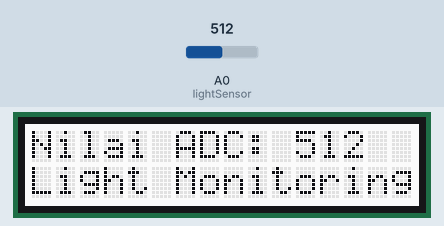
This sketch was run on a simulated Arduino Uno, built with avr-gcc and run on an emulated ATmega328P. Shown: 16×2 character LCD. The test bench sets the inputs (shaded band); at power-on: A0 (lightSensor) = 512. What the sketch prints to the serial monitor is not drawn.

Above: at 1.2 s.
1.3 s: A0 (lightSensor) set to 716
At 3.1 s:
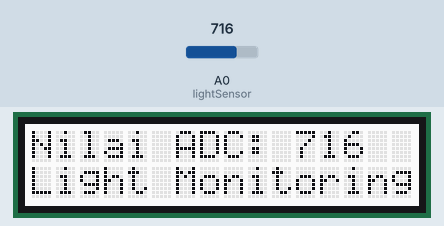
3.9 s: A0 (lightSensor) set to 900
At 6.0 s:
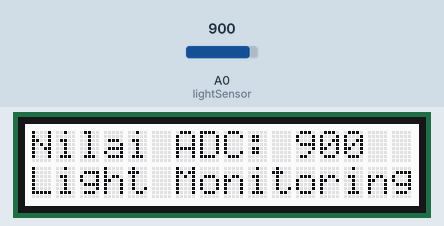
6.7 s: A0 (lightSensor) set to 1023
At 9.0 s:
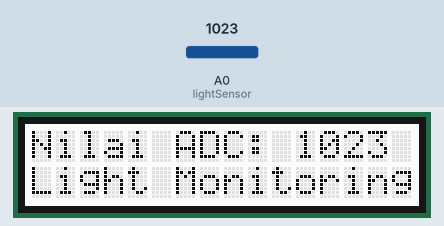
Timing chart, 0 to 10.5 s (numbered marks = the images above; inputs shaded):
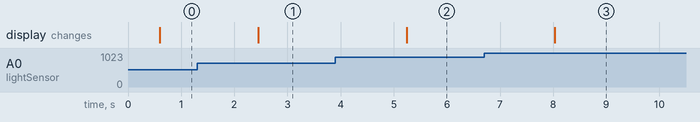

Measured:
- after the input at 1.3 s, the display: changes after 1.2 s (image 1)
- after the input at 3.9 s, the display: changes after 1.3 s (image 2)
- after the input at 6.7 s, the display: changes after 1.3 s (image 3)

The sketch:

Light_Intensity_Monitor.ino
```cpp
/*===============LIGHT INTENSITY MONITORING==================
  Dibuat Oleh Tim Digiware
  ===========================================================
  Konfigurasi Pin:
  |------------------------------------------------|
  |                            | Arduino Base HAT  |
  |------------------------------------------------|
  |Grove - Light Sensor        |         A0        |
  |Grove - LCD 16x2            |         I2C       |
  |------------------------------------------------|
*/
#include <Wire.h>
#include "rgb_lcd.h"
rgb_lcd lcd;

#define lightSensor A0

void setup() {
  Serial.begin(9600);
  pinMode(lightSensor, INPUT);
  lcd.begin(16,2);
}

void loop() {

  int delta = analogRead(lightSensor);
  Serial.println(delta);
  delay(500);
  //int intensity = map(delta, 0, 1023, 0, 10000);
  lcd.setCursor(0, 0);
  lcd.print("Nilai ADC: ");
  lcd.print(delta);
  lcd.setCursor(0, 1);
  lcd.print("Light Monitoring");
  //lcd.clear();
  delay(400);

}
```
